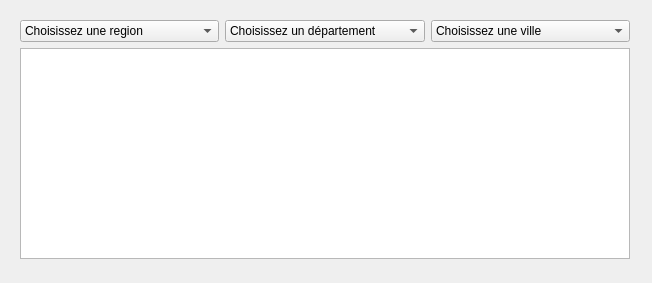
<?xml version="1.0" encoding="UTF-8"?>
<ui version="4.0">
 <class>Widget</class>
 <widget class="QWidget" name="Widget">
  <property name="geometry">
   <rect>
    <x>0</x>
    <y>0</y>
    <width>652</width>
    <height>283</height>
   </rect>
  </property>
  <property name="minimumSize">
   <size>
    <width>600</width>
    <height>280</height>
   </size>
  </property>
  <property name="windowTitle">
   <string>Widget</string>
  </property>
  <widget class="QWidget" name="layoutWidget">
   <property name="geometry">
    <rect>
     <x>9</x>
     <y>9</y>
     <width>632</width>
     <height>261</height>
    </rect>
   </property>
   <layout class="QVBoxLayout" name="verticalLayout">
    <item>
     <layout class="QHBoxLayout" name="horizontalLayout">
      <item>
       <widget class="QComboBox" name="comboBoxRegions">
        <item>
         <property name="text">
          <string>Choisissez une region</string>
         </property>
        </item>
       </widget>
      </item>
      <item>
       <widget class="QComboBox" name="comboBoxDepartements">
        <item>
         <property name="text">
          <string>Choisissez un département</string>
         </property>
        </item>
       </widget>
      </item>
      <item>
       <widget class="QComboBox" name="comboBoxVilles">
        <item>
         <property name="text">
          <string>Choisissez une ville</string>
         </property>
        </item>
       </widget>
      </item>
     </layout>
    </item>
    <item>
     <widget class="QTextEdit" name="textEdit"/>
    </item>
    <item>
     <layout class="QHBoxLayout" name="horizontalLayout_2"/>
    </item>
   </layout>
  </widget>
 </widget>
 <layoutdefault spacing="6" margin="11"/>
 <resources/>
 <connections/>
</ui>
